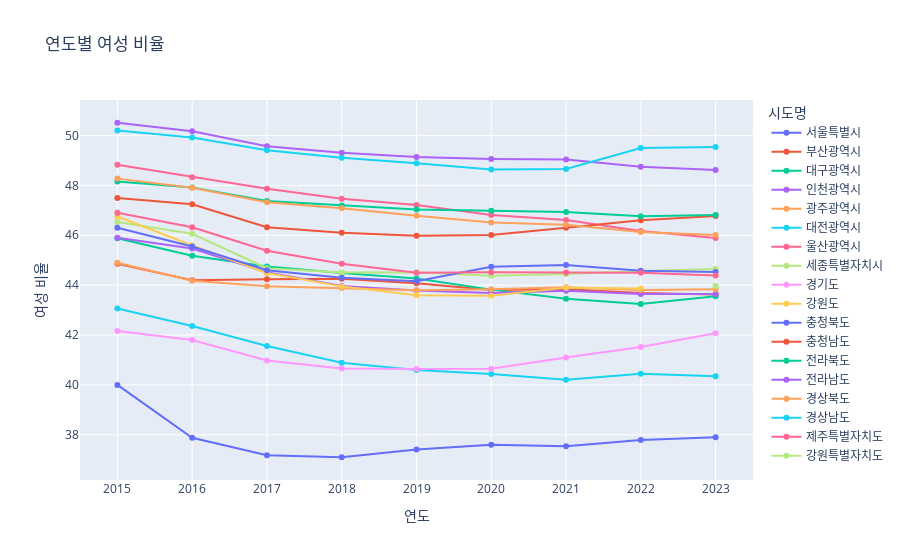

Notebook cell for this chart:
### Code cell
fig = px.line(df_all, x='연도', y='여성비율', color='시도명',
              title='연도별 여성 비율',
              labels={'연도': '연도', '여성비율': '여성 비율'},
              markers=True)
fig

### Figure 1 — Plotly figure (JSON) as saved in the notebook; plotly's stock layout.template omitted (floating-point values rounded to 4 significant figures)
{"data": [{"hovertemplate": "시도명=서울특별시<br>연도=%{x}<br>여성 비율=%{y}<extra></extra>", "legendgroup": "서울특별시", "line": {"color": "#636efa", "dash": "solid"}, "marker": {"symbol": "circle"}, "mode": "lines+markers", "name": "서울특별시", "orientation": "v", "showlegend": true, "type": "scatter", "x": [2015, 2016, 2017, 2018, 2019, 2020, 2021, 2022, 2023], "xaxis": "x", "y": [40, 37.88, 37.18, 37.1, 37.41, 37.6, 37.54, 37.79, 37.9], "yaxis": "y"}, {"hovertemplate": "시도명=부산광역시<br>연도=%{x}<br>여성 비율=%{y}<extra></extra>", "legendgroup": "부산광역시", "line": {"color": "#EF553B", "dash": "solid"}, "marker": {"symbol": "circle"}, "mode": "lines+markers", "name": "부산광역시", "orientation": "v", "showlegend": true, "type": "scatter", "x": [2015, 2016, 2017, 2018, 2019, 2020, 2021, 2022, 2023], "xaxis": "x", "y": [44.86, 44.2, 44.24, 44.26, 44.08, 43.8, 43.84, 43.68, 43.62], "yaxis": "y"}, {"hovertemplate": "시도명=대구광역시<br>연도=%{x}<br>여성 비율=%{y}<extra></extra>", "legendgroup": "대구광역시", "line": {"color": "#00cc96", "dash": "solid"}, "marker": {"symbol": "circle"}, "mode": "lines+markers", "name": "대구광역시", "orientation": "v", "showlegend": true, "type": "scatter", "x": [2015, 2016, 2017, 2018, 2019, 2020, 2021, 2022, 2023], "xaxis": "x", "y": [45.88, 45.18, 44.75, 44.49, 44.27, 43.82, 43.45, 43.24, 43.55], "yaxis": "y"}, {"hovertemplate": "시도명=인천광역시<br>연도=%{x}<br>여성 비율=%{y}<extra></extra>", "legendgroup": "인천광역시", "line": {"color": "#ab63fa", "dash": "solid"}, "marker": {"symbol": "circle"}, "mode": "lines+markers", "name": "인천광역시", "orientation": "v", "showlegend": true, "type": "scatter", "x": [2015, 2016, 2017, 2018, 2019, 2020, 2021, 2022, 2023], "xaxis": "x", "y": [45.9, 45.47, 44.52, 43.97, 43.78, 43.68, 43.77, 43.64, 43.64], "yaxis": "y"}, {"hovertemplate": "시도명=광주광역시<br>연도=%{x}<br>여성 비율=%{y}<extra></extra>", "legendgroup": "광주광역시", "line": {"color": "#FFA15A", "dash": "solid"}, "marker": {"symbol": "circle"}, "mode": "lines+markers", "name": "광주광역시", "orientation": "v", "showlegend": true, "type": "scatter", "x": [2015, 2016, 2017, 2018, 2019, 2020, 2021, 2022, 2023], "xaxis": "x", "y": [44.9, 44.18, 43.96, 43.89, 43.79, 43.84, 43.92, 43.81, 43.84], "yaxis": "y"}, {"hovertemplate": "시도명=대전광역시<br>연도=%{x}<br>여성 비율=%{y}<extra></extra>", "legendgroup": "대전광역시", "line": {"color": "#19d3f3", "dash": "solid"}, "marker": {"symbol": "circle"}, "mode": "lines+markers", "name": "대전광역시", "orientation": "v", "showlegend": true, "type": "scatter", "x": [2015, 2016, 2017, 2018, 2019, 2020, 2021, 2022, 2023], "xaxis": "x", "y": [43.06, 42.36, 41.56, 40.89, 40.6, 40.44, 40.21, 40.45, 40.35], "yaxis": "y"}, {"hovertemplate": "시도명=울산광역시<br>연도=%{x}<br>여성 비율=%{y}<extra></extra>", "legendgroup": "울산광역시", "line": {"color": "#FF6692", "dash": "solid"}, "marker": {"symbol": "circle"}, "mode": "lines+markers", "name": "울산광역시", "orientation": "v", "showlegend": true, "type": "scatter", "x": [2015, 2016, 2017, 2018, 2019, 2020, 2021, 2022, 2023], "xaxis": "x", "y": [48.83, 48.33, 47.86, 47.46, 47.21, 46.81, 46.61, 46.17, 45.89], "yaxis": "y"}, {"hovertemplate": "시도명=세종특별자치시<br>연도=%{x}<br>여성 비율=%{y}<extra></extra>", "legendgroup": "세종특별자치시", "line": {"color": "#B6E880", "dash": "solid"}, "marker": {"symbol": "circle"}, "mode": "lines+markers", "name": "세종특별자치시", "orientation": "v", "showlegend": true, "type": "scatter", "x": [2015, 2016, 2017, 2018, 2019, 2020, 2021, 2022, 2023], "xaxis": "x", "y": [46.53, 46.06, 44.68, 44.51, 44.52, 44.38, 44.45, 44.57, 44.65], "yaxis": "y"}, {"hovertemplate": "시도명=경기도<br>연도=%{x}<br>여성 비율=%{y}<extra></extra>", "legendgroup": "경기도", "line": {"color": "#FF97FF", "dash": "solid"}, "marker": {"symbol": "circle"}, "mode": "lines+markers", "name": "경기도", "orientation": "v", "showlegend": true, "type": "scatter", "x": [2015, 2016, 2017, 2018, 2019, 2020, 2021, 2022, 2023], "xaxis": "x", "y": [42.16, 41.8, 40.98, 40.66, 40.64, 40.65, 41.1, 41.52, 42.07], "yaxis": "y"}, {"hovertemplate": "시도명=강원도<br>연도=%{x}<br>여성 비율=%{y}<extra></extra>", "legendgroup": "강원도", "line": {"color": "#FECB52", "dash": "solid"}, "marker": {"symbol": "circle"}, "mode": "lines+markers", "name": "강원도", "orientation": "v", "showlegend": true, "type": "scatter", "x": [2015, 2016, 2017, 2018, 2019, 2020, 2021, 2022], "xaxis": "x", "y": [46.75, 45.59, 44.49, 43.95, 43.59, 43.57, 43.9, 43.87], "yaxis": "y"}, {"hovertemplate": "시도명=충청북도<br>연도=%{x}<br>여성 비율=%{y}<extra></extra>", "legendgroup": "충청북도", "line": {"color": "#636efa", "dash": "solid"}, "marker": {"symbol": "circle"}, "mode": "lines+markers", "name": "충청북도", "orientation": "v", "showlegend": true, "type": "scatter", "x": [2015, 2016, 2017, 2018, 2019, 2020, 2021, 2022, 2023], "xaxis": "x", "y": [46.3, 45.55, 44.6, 44.3, 44.16, 44.74, 44.81, 44.58, 44.53], "yaxis": "y"}, {"hovertemplate": "시도명=충청남도<br>연도=%{x}<br>여성 비율=%{y}<extra></extra>", "legendgroup": "충청남도", "line": {"color": "#EF553B", "dash": "solid"}, "marker": {"symbol": "circle"}, "mode": "lines+markers", "name": "충청남도", "orientation": "v", "showlegend": true, "type": "scatter", "x": [2015, 2016, 2017, 2018, 2019, 2020, 2021, 2022, 2023], "xaxis": "x", "y": [47.49, 47.24, 46.32, 46.1, 45.98, 46.01, 46.3, 46.6, 46.77], "yaxis": "y"}, {"hovertemplate": "시도명=전라북도<br>연도=%{x}<br>여성 비율=%{y}<extra></extra>", "legendgroup": "전라북도", "line": {"color": "#00cc96", "dash": "solid"}, "marker": {"symbol": "circle"}, "mode": "lines+markers", "name": "전라북도", "orientation": "v", "showlegend": true, "type": "scatter", "x": [2015, 2016, 2017, 2018, 2019, 2020, 2021, 2022, 2023], "xaxis": "x", "y": [48.15, 47.91, 47.37, 47.19, 47.03, 46.98, 46.93, 46.76, 46.81], "yaxis": "y"}, {"hovertemplate": "시도명=전라남도<br>연도=%{x}<br>여성 비율=%{y}<extra></extra>", "legendgroup": "전라남도", "line": {"color": "#ab63fa", "dash": "solid"}, "marker": {"symbol": "circle"}, "mode": "lines+markers", "name": "전라남도", "orientation": "v", "showlegend": true, "type": "scatter", "x": [2015, 2016, 2017, 2018, 2019, 2020, 2021, 2022, 2023], "xaxis": "x", "y": [50.51, 50.17, 49.57, 49.31, 49.14, 49.06, 49.04, 48.75, 48.62], "yaxis": "y"}, {"hovertemplate": "시도명=경상북도<br>연도=%{x}<br>여성 비율=%{y}<extra></extra>", "legendgroup": "경상북도", "line": {"color": "#FFA15A", "dash": "solid"}, "marker": {"symbol": "circle"}, "mode": "lines+markers", "name": "경상북도", "orientation": "v", "showlegend": true, "type": "scatter", "x": [2015, 2016, 2017, 2018, 2019, 2020, 2021, 2022, 2023], "xaxis": "x", "y": [48.27, 47.9, 47.32, 47.08, 46.78, 46.51, 46.42, 46.13, 46.01], "yaxis": "y"}, {"hovertemplate": "시도명=경상남도<br>연도=%{x}<br>여성 비율=%{y}<extra></extra>", "legendgroup": "경상남도", "line": {"color": "#19d3f3", "dash": "solid"}, "marker": {"symbol": "circle"}, "mode": "lines+markers", "name": "경상남도", "orientation": "v", "showlegend": true, "type": "scatter", "x": [2015, 2016, 2017, 2018, 2019, 2020, 2021, 2022, 2023], "xaxis": "x", "y": [50.2, 49.92, 49.41, 49.11, 48.89, 48.64, 48.66, 49.5, 49.54], "yaxis": "y"}, {"hovertemplate": "시도명=제주특별자치도<br>연도=%{x}<br>여성 비율=%{y}<extra></extra>", "legendgroup": "제주특별자치도", "line": {"color": "#FF6692", "dash": "solid"}, "marker": {"symbol": "circle"}, "mode": "lines+markers", "name": "제주특별자치도", "orientation": "v", "showlegend": true, "type": "scatter", "x": [2015, 2016, 2017, 2018, 2019, 2020, 2021, 2022, 2023], "xaxis": "x", "y": [46.9, 46.32, 45.38, 44.86, 44.5, 44.52, 44.51, 44.5, 44.39], "yaxis": "y"}, {"hovertemplate": "시도명=강원특별자치도<br>연도=%{x}<br>여성 비율=%{y}<extra></extra>", "legendgroup": "강원특별자치도", "line": {"color": "#B6E880", "dash": "solid"}, "marker": {"symbol": "circle"}, "mode": "lines+markers", "name": "강원특별자치도", "orientation": "v", "showlegend": true, "type": "scatter", "x": [2023], "xaxis": "x", "y": [43.97], "yaxis": "y"}], "layout": {"autosize": true, "legend": {"title": {"text": "시도명"}, "tracegroupgap": 0}, "title": {"text": "연도별 여성 비율"}, "xaxis": {"anchor": "y", "autorange": true, "domain": [0, 1], "range": [2014.0, 2024.0], "title": {"text": "연도"}, "type": "linear"}, "yaxis": {"anchor": "x", "autorange": true, "domain": [0, 1], "range": [35.99, 51.62], "title": {"text": "여성 비율"}, "type": "linear"}}}
